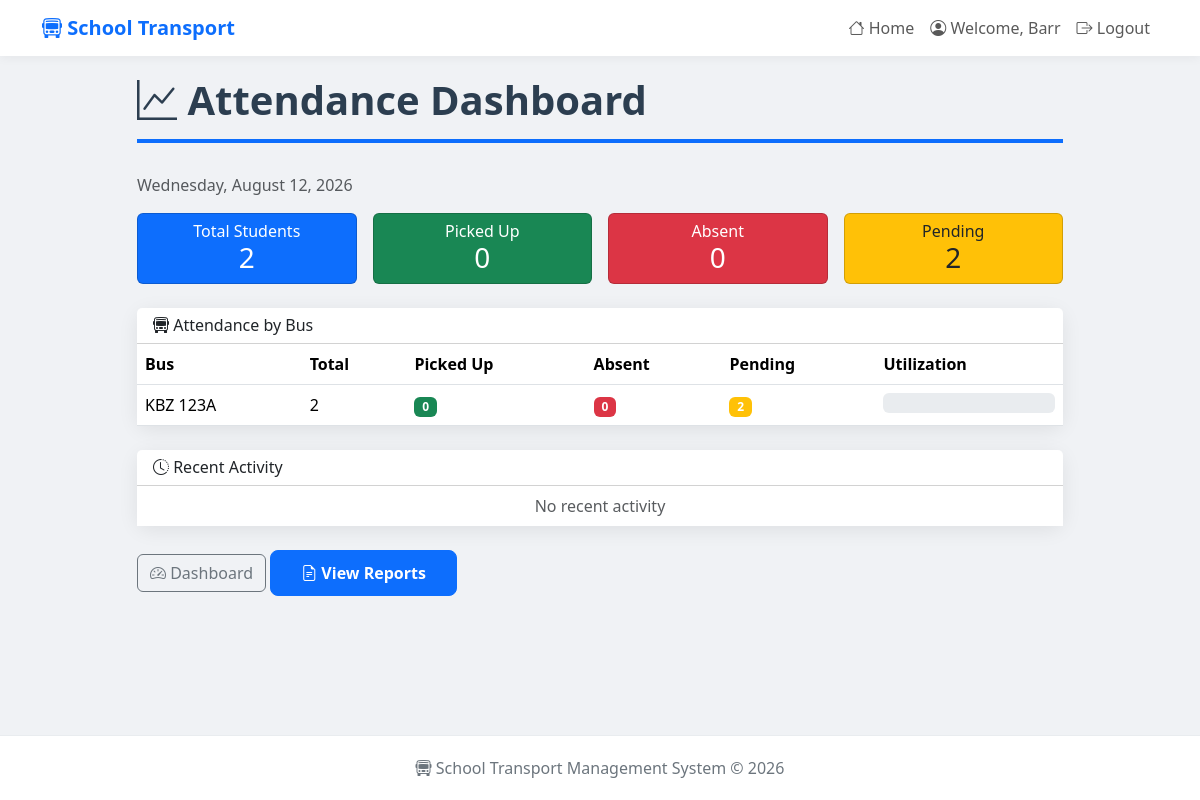
The app's page /attendance/admin/ (signed in) with its own data.
### transport/models.py (models this page shows, shortened)
class User(AbstractUser):
    USER_TYPES = (
        ('admin', 'Admin'),
        ('parent', 'Parent'),
        ('assistant', 'Assistant'),
    )
    user_type = models.CharField(max_length = 20, choices = USER_TYPES)
    phone_number = models.CharField(max_length = 15)
    is_active = models.BooleanField(default = True)
    groups = models.ManyToManyField(
        'auth.Group',
        verbose_name='groups',
        blank=True,
        help_text='The groups this user belongs to.',
        related_name="transport_user_set",
        related_query_name="transport_user",
    )
    user_permissions = models.ManyToManyField(
        'auth.Permission',
        verbose_name='user permissions',
        blank=True,
        help_text='Specific permissions for this user.',
        related_name="transport_user_set",
        related_query_name="transport_user",
    )

class Bus(models.Model):
    registration = models.CharField(max_length = 50, unique = True)
    driver_name = models.CharField(max_length = 200)
    capacity = models.IntegerField()
    route_name = models.CharField(max_length = 100)
    is_active = models.BooleanField(default = True)
    created_at = models.DateTimeField(auto_now_add = True)

### transport/views.py (the view)
# urls.py: path('attendance/admin/', views.admin_attendance_dashboard, name = 'admin_attendance_dashboard'),
@login_required
def admin_attendance_dashboard(request):
    if request.user.user_type != 'admin':
        messages.error(request, 'Access denied. Only admins can view the dashboard.')
        return redirect('index')
    today = timezone.now().date()
    start_of_week = today - timedelta(days = today.weekday())
    start_of_month = today.replace(day = 1)
    total_students = Student.objects.filter(is_active = True).count()
    today_records = Attendance.objects.filter(date = today)
    picked_up = today_records.filter(status__in = ['picked_up', 'dropped_off']).count()
    dropped_off = today_records.filter(status = 'dropped_off').count()
    absent = today_records.filter(status = 'absent').count()
    late = today_records.filter(status = 'late').count()
    pending = total_students - today_records.count()
    bus_stats = []
    buses = Bus.objects.filter(is_active = True)
    for bus in buses:
        students_on_bus = Student.objects.filter(bus = bus, is_active = True).count()
        bus_today = Attendance.objects.filter(bus = bus, date = today)
        bus_stats.append({
            'bus': bus,
            'total': students_on_bus,
            'picked_up': bus_today.filter(status__in = ['picked_up', 'dropped_off']).count(),
            'absent': bus_today.filter(status = 'absent').count(),
            'pending': students_on_bus - bus_today.count(),
            'utilization': (bus_today.count() / students_on_bus * 100) if students_on_bus > 0 else 0,
        })
    weekly_stats = []
    for i in range(7):
        date = start_of_week + timedelta(days = i)
        if date <= today:
            day_records = Attendance.objects.filter(date = date)
            weekly_stats.append({
                'date': date,
                'picked_up': day_records.filter(status__in = ['picked_up', 'dropped_off']).count(),
                'absent': day_records.filter(status = 'absent').count(),
                'total': Student.objects.filter(is_active = True).count()
            })
    recent_activity = Attendance.objects.filter(recorded_at__gte = timezone.now() - timedelta(hours = 24)).order_by('-recorded_at')[:10]
    absent_students = today_records.filter(status = 'absent').select_related('student', 'student__parent')
    context = {
        'today': today,
        'total_students': total_students,
        'picked_up': picked_up,
        'dropped_off': dropped_off,
        'absent': absent,
        'late': late,
        'pending': pending,
        'bus_stats': bus_stats,
        'weekly_stats': weekly_stats,
        'recent_activity': recent_activity,
        'absent_students': absent_students,
        'start_of_week': start_of_week,
        'stat_of_month': start_of_month,
    }
    return render(request, 'transport/admin_attendance.html', context)

### transport/templates/transport/admin_attendance.html (shortened to what this page needs)
{% extends 'transport/layout.html' %}
{% block body %}
    <h1 class="page-title">
        <i class="bi bi-graph-up"></i>
        Attendance Dashboard
    </h1>
    <p class="text-muted">
        {{ today|date:"l, F d, Y" }}
    </p>
    <div class="row g-3 mb-4">
        <div class="col-md-3 col-6">
            <div class="card bg-primary text-white">
                <div class="card-body text-center py-2">
                    <h6 class="mb-0">
                        Total Students
                    </h6>
                    <h3 class="mb-0">
                        {{ total_students }}
                    </h3>
                </div>
            </div>
        </div>
        <div class="col-md-3 col-6">
            <div class="card bg-success text-white">
                <div class="card-body text-center py-2">
                    <h6 class="mb-0">
                        Picked Up
                    </h6>
                    <h3 class="mb-0">
                        {{ picked_up }}
                    </h3>
                </div>
            </div>
        </div>
        <div class="col-md-3 col-6">
            <div class="card bg-danger text-white">
                <div class="card-body text-center py-2">
                    <h6 class="mb-0">
                        Absent
                    </h6>
                    <h3 class="mb-0">
                        {{ absent }}
                    </h3>
                </div>
            </div>
        </div>
        <div class="col-md-3 col-6">
            <div class="card bg-warning text-dark">
                <div class="card-body text-center py-2">
                    <h6 class="mb-0">
                        Pending
                    </h6>
                    <h3 class="mb-0">
                        {{ pending }}
                    </h3>
                </div>
            </div>
        </div>
    </div>
    <div class="card card-shadow mb-4">
        <div class="card-header bg-white">
            <h6 class="mb-0"><i class="bi bi-bus-front"></i>
                Attendance by Bus
            </h6>
        </div>
        <div class="card-body p-0">
            <div class="table-responsive">
                <table class="table table-hover mb-0">
                    <thead>
                        <tr>
                            <th>Bus</th>
                            <th>Total</th>
                            <th>Picked Up</th>
                            <th>Absent</th>
                            <th>Pending</th>
                            <th>Utilization</th>
                        </tr>
                    </thead>
                    <tbody>
                        {% for stat in bus_stats %}
                            <tr>
                                <td>
                                    {{ stat.bus.registration }}
                                </td>
                                <td>
                                    {{ stat.total }}
                                </td>
                                <td>
                                    <span class="badge bg-success">
                                        {{ stat.picked_up }}
                                    </span>
                                </td>
                                <td>
                                    <span class="badge bg-danger">
                                        {{ stat.absent }}
                                    </span>
                                </td>
                                <td>
                                    <span class="badge bg-warning">
                                        {{ stat.pending }}
                                    </span>
                                </td>
                                <td>
                                    <div class="progress" style="height: 20px;">
                                    </div>
                                </td>
                            </tr>
                        {% endfor %}
                    </tbody>
                </table>
            </div>
        </div>
    </div>
    <div class="card card-shadow">
        <div class="card-header bg-white">
            <h6 class="mb-0"><i class="bi bi-clock-history"></i>
                Recent Activity
            </h6>
        </div>
        <div class="card-body p-0">
            <div class="list-group list-group-flush">
                {% for record in recent_activity %}
                    <div class="list-group-item d-flex justify-content-between align-items-center">
                        <div>
                            <i class="bi bi-person-fill text-primary"></i>
                            {{ record.student.name }}
                            <small class="text-muted">
                                {{ record.get_status_display }}
                            </small>
                            <br>
                            <small class="text-muted">
                                Bus {{ record.bus.registration }}
                            </small>
                        </div>
                        <small class="text-muted">
                            {{ record.recorded_at|timesince }} ago
                        </small>
                    </div>
                {% empty %}
                    <div class="list-group-item text-muted text-center">
                        No recent activity
                    </div>
                {% endfor %}
            </div>
        </div>
    </div>
    <div class="mt-4">
        <a href="{% url 'admin_dashboard' %}" class="btn btn-outline-secondary">
            <i class="bi bi-speedometer2"></i>
            Dashboard
        </a>
        <a href="{% url 'attendance_reports' %}" class="btn btn-primary">
            <i class="bi bi-file-earmark-text"></i>
            View Reports
        </a>
    </div>
{% endblock %}

### transport/templates/transport/layout.html (shortened to what this page needs)
<!DOCTYPE html>
<html lang = "en">
    <head>
        <link href="https://cdn.jsdelivr.net/npm/bootstrap@5.3.2/dist/css/bootstrap.min.css" rel="stylesheet">
        <link rel="stylesheet" href="https://cdn.jsdelivr.net/npm/bootstrap-icons@1.11.3/font/bootstrap-icons.min.css">
    </head>
    <body>
        <nav class="navbar navbar-expand-lg navbar-light bg-white">
            <div class="container">
                <a class="navbar-brand" href = "{% url 'index' %}">
                    <i class="bi bi-bus-front"></i>
                    School Transport
                </a>
                <div class="collapse navbar-collapse" id="navbarNav">
                    <ul class="navbar-nav ms-auto">
                        <li class="nav-item">
                            <a class="nav-link" href = "{% url 'index' %}">
                                <i class="bi bi-house"></i>
                                Home
                            </a>
                        </li>
                        {% if user.is_authenticated %}
                            <li class="nav-item">
                                <span class="nav-link">
                                    <i class="bi bi-person-circle"></i>
                                    Welcome, {{ user.username }}
                                </span>
                            </li>
                            <li class="nav-item">
                                <a class="nav-link" href = "{% url 'logout' %}">
                                    <i class="bi bi-box-arrow-right"></i>
                                    Logout
                                </a>
                            </li>
                        {% endif %}
                    </ul>
                </div>
            </div>
        </nav>
        <div class="container main-container">
            <div class="row justify-content-center">
                <div class="col-lg-10">
                    {% block body %}
                    {% endblock %}
                </div>
            </div>
        </div>
        <footer class="footer">
            <div class="container">
                <p class="mb-0">
                    <i class="bi bi-bus-front"></i>
                    School Transport Management System &copy; 2026
                </p>
            </div>
        </footer>
    </body>
</html>

### transport/templates/transport/layout.html (style rules this page uses)
body { background-color: #f0f2f5; min-height: 100vh; display: flex; flex-direction: column; }
.main-container { flex: 1; padding-top: 20px; padding-bottom: 40px; }
.card-shadow { box-shadow: 0 4px 20px rgba(0,0,0,0.08); border: none; border-radius: 12px; transition: transform 0.2s ease; }
.navbar-brand { font-weight: 700; color: #0d6efd !important; }
.navbar { box-shadow: 0 2px 10px rgba(0,0,0,0.05); background: white !important; }
.page-title { color: #2c3e50; font-weight: 700; margin-bottom: 30px; border-bottom: 4px solid #0d6efd; padding-bottom: 15px; }
.btn-primary { padding: 10px 30px; font-weight: 600; border-radius: 8px; transition: all 0.3s ease; }
.footer { margin-top: auto; padding: 20px 0; background: white; border-top: 1px solid #e9ecef; text-align: center; color: #6c757d; }

### records on screen
User: username "Barr"
Bus: bus.registration "KBZ 123A", total "2", picked_up "0", absent "0", pending "2"

### other values on screen
{{ today|date:"l, F d, Y" }} "Wednesday, August 12, 2026"
{{ total_students }} "2"
{{ picked_up }} "0"
{{ absent }} "0"
{{ pending }} "2"
